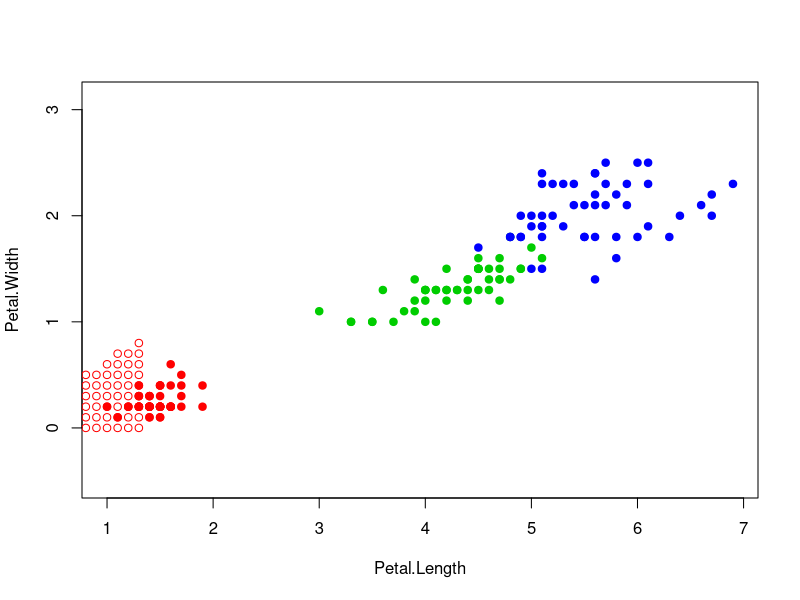

Recreate this plot in R. (Note: a time limit stopped this script after it produced the figure.)
euclideanDistance <- function(u, v)
{
  sqrt(sum((u - v)^2))
}

kernelEP = function(r)
{
  return ((3/4*(1-abs(r)^2)*(abs(r)<=1)))
}

kernelR = function(r)
{
  return ((0.5*abs(r))* (abs(r) <= 1))    
}

kernelT = function(r)
{
  return ((1 - abs(r)) * (abs(r) <= 1))
}

kernelQ = function(r)
{
  return ((15 / 16) * (1 - abs(r) ^ 2) ^ 2 * (abs(r) <= 1))
}

kernelG = function(r)
{
  return (((2*pi)^(-1/2)) * exp(-1/2*r^2))
}

sortObjectsByDist <- function(xl, z, metricFunction =
                                euclideanDistance)
{
  l <- dim(xl)[1]
  n <- dim(xl)[2] - 1
  distances <- matrix(NA, l, 2)
  for (i in 1:l)
  {
    distances[i, ] <- c(i, metricFunction(xl[i, 1:n], z))
  }
  orderedXl <- xl[order(distances[, 2]), ]
  return (orderedXl);
}

dstFunc <- function(xl, z, metricFunction =
                      euclideanDistance)
{
  l <- dim(xl)[1]
  n <- dim(xl)[2] - 1
  distances <- matrix(NA, l, 2)
  for (i in 1:l)
  {
    distances[i, ] <- c(i, metricFunction(xl[i, 1:n], z))
  }
  dstnc <- c()
  dsst <- distances[, 2]
  dstnc <- order(dsst)
  
  ddsstt <- distances[dstnc, 2]
  
  return(ddsstt);
}

xl <- iris[, 3:5]
pw <- function(xl, z, k, h)
{
  orderedXl <- sortObjectsByDist(xl, z)
  ddsstt <- dstFunc(xl, z)
  n <- dim(orderedXl)[2] - 1
  for(i in 1:k){
    orderedXl[i, 4] <- kernelEP(ddsstt[i]/h)
  }
  types <- c("setosa", "versicolor", "virginica")
  mat <- matrix(data=0, nrow=1, ncol=3)
  colnames(mat) <- types
  
  a=n+1
  b=n+2
  classes <- orderedXl[1:k, a:b]
  
  mat[1,1] <- sum(classes[classes$Species=="setosa",2])
  mat[1,2] <- sum(classes[classes$Species=="versicolor",2])
  mat[1,3] <- sum(classes[classes$Species=="virginica",2])
  
  nmbr <- which.max(mat)
  class <- types[nmbr]
  
  if(mat[1,1] == 0 & mat[1,2] == 0 & mat[1,3] == 0){
    class <- 0
  }
  
  print(class)
  return (class)
}

colors <- c("setosa" = "red", "versicolor" = "green3",
            "virginica" = "blue")
plot(iris[, 3:4], pch = 21, bg = colors[iris$Species], col =
       colors[iris$Species], asp = 1)

z <- c(4, 2.5)
xl <- iris[, 3:5]
class <- pw(xl, z, k=4, h=0.4)
plotdraw <- function(h)
{
  for(i in seq(0.7, 7, 0.1))
  {
    for(j in seq(0,3,0.1))
    {
      z = c(i, j)
      class = pw(xl,z,k=4,h=0.4)
      if(class!="NA")
      {
        points(z[1], z[2], pch = 1,col=colors[class])
      }
    }
  }
}
plotdraw(h)
